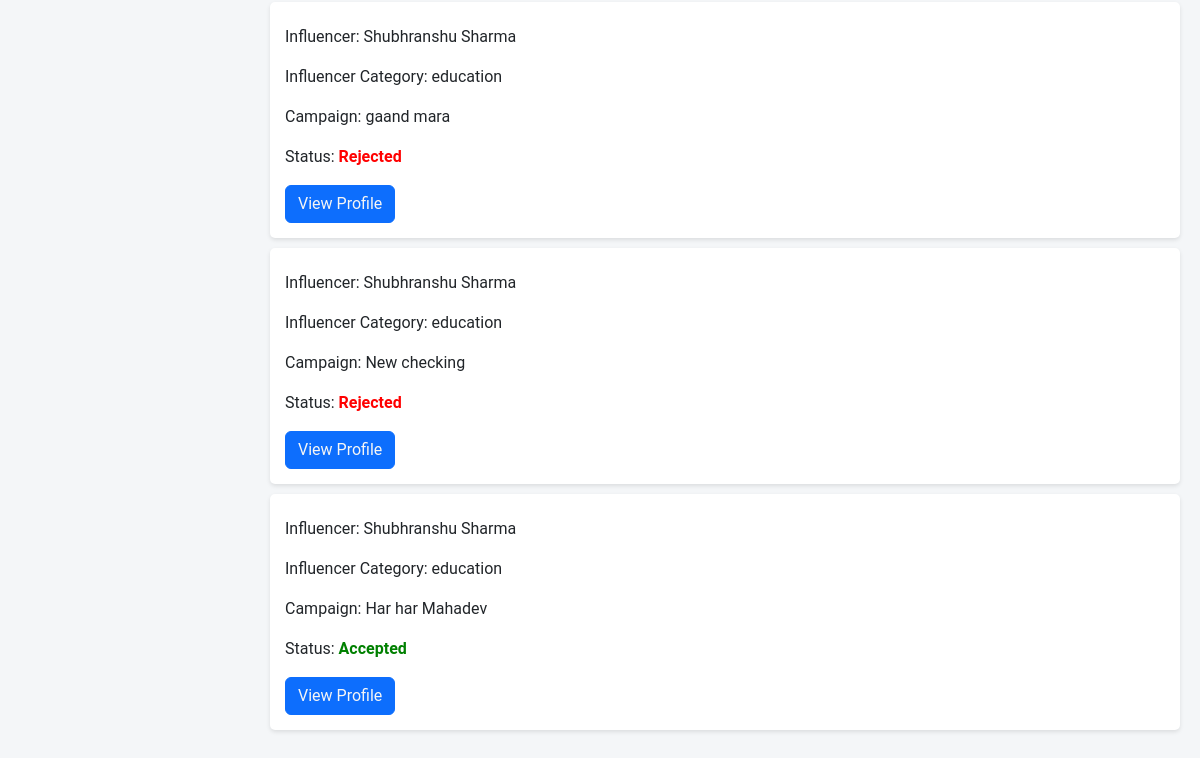
The page /company/actioned (signed in, lower part) on the database as committed earlier.
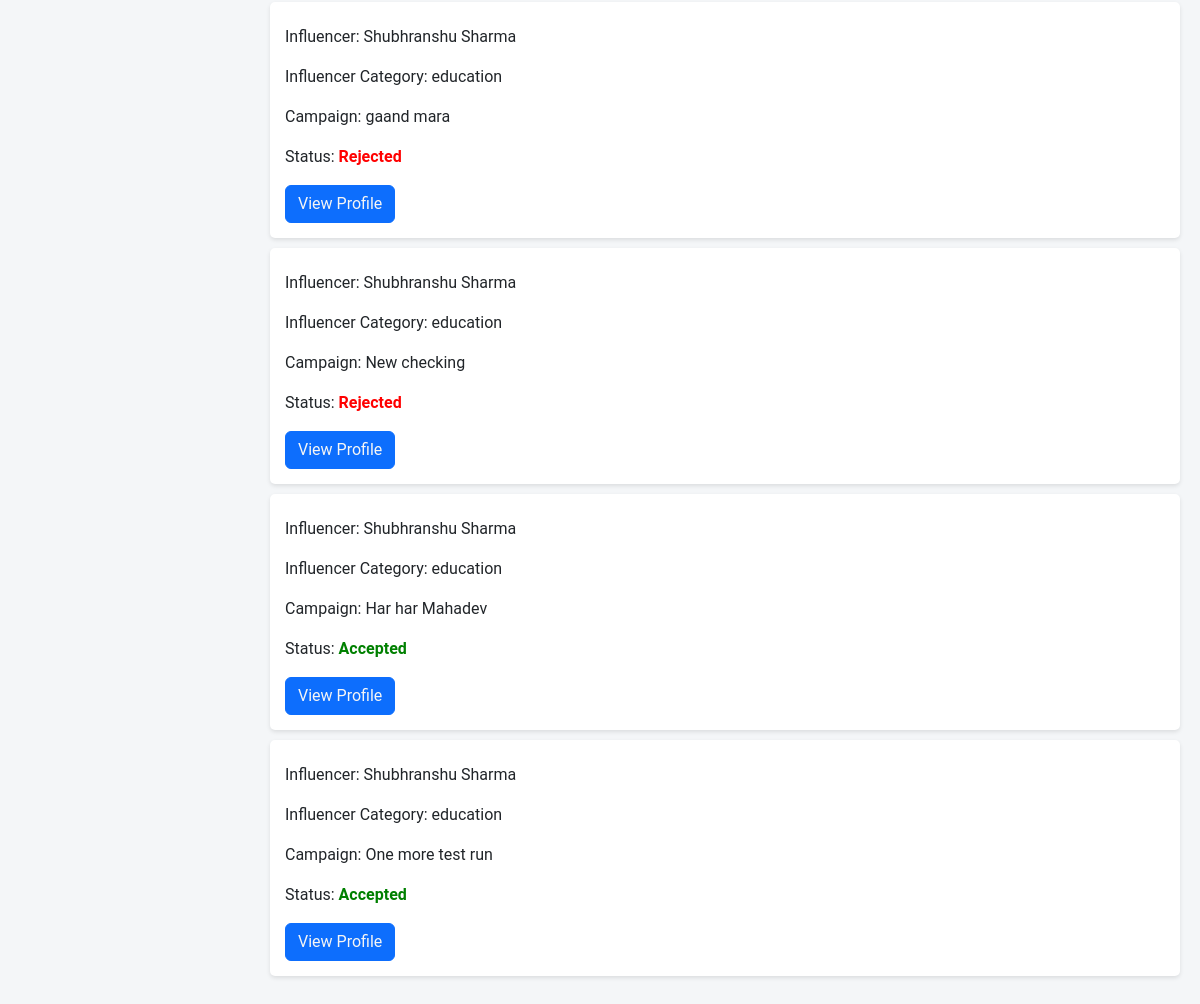
The same page on the database as committed later.
### models.py (models this page shows, shortened)
class InterestedCampaigns(db.Model):
    __tablename__ = 'interested_campaigns'
    id = db.Column(db.Integer, primary_key=True)
    influencer_id = db.Column(
        db.Integer,
        db.ForeignKey('influencers.id', name='fk_influencer_id'),
        nullable=False
    )
    campaign_id = db.Column(
        db.Integer,
        db.ForeignKey('campaign.id', name='fk_campaign_id'),
        nullable=False
    )
    company_id = db.Column(
        db.Integer,
        db.ForeignKey('company.id', name='fk_company_id'),
        nullable=False
    )
    expressed_at = db.Column(db.DateTime, nullable=False, default=datetime.utcnow)
    status = db.Column(db.String(50), nullable=False, default='pending')
    influencer = db.relationship('Influencer', backref=db.backref('interested_campaigns', lazy=True))
    campaign = db.relationship('Campaign', backref=db.backref('interested_influencers', lazy=True))
    company = db.relationship('Company', backref=db.backref('company_interests', lazy=True))

class Influencer(db.Model):
    __tablename__ = 'influencers'
    id = db.Column(db.Integer, primary_key=True)
    name = db.Column(db.String(255), nullable=False)
    username = db.Column(db.String(255), unique=True, nullable=False)
    email = db.Column(db.String(255), unique=True, nullable=False)
    password_hash = db.Column(db.String(255), nullable=False)
    category = db.Column(db.String(255), nullable=False)
    interest = db.Column(db.String(255), nullable=False)
    reach = db.Column(db.Integer, nullable=False)
    social_media_links = db.Column(db.String(255), nullable=False)
    bio = db.Column(db.String(255), nullable=False)
    profile_picture = db.Column(db.String(255), nullable=False)
    campaigns = db.relationship('Campaign', secondary=influencer_campaign_association, back_populates='influencers')

class Campaign(db.Model):
    __tablename__ = 'campaign'
    id = db.Column(db.Integer, primary_key=True)
    title = db.Column(db.String(200), nullable=False)
    description = db.Column(db.Text, nullable=False)
    budget = db.Column(db.Float, nullable=False)
    start_date = db.Column(db.Date, nullable=False)
    end_date = db.Column(db.Date, nullable=False)
    company_id = db.Column(db.Integer, db.ForeignKey('company.id'), nullable=False)
    status = db.Column(db.String(50), nullable=False, default='pending')
    category = db.Column(db.String(255), nullable=False)
    created_at = db.Column(db.DateTime, nullable=False, default=datetime.utcnow)
    visibility = db.Column(db.String(50), nullable=False, default='public')
    influencers = db.relationship('Influencer', secondary=influencer_campaign_association, back_populates='campaigns')

### company_routes.py (the view)
@app.route('/company/actioned')
@company_auth_required
def company_actioned():
    user = Company.query.get(session['company_id'])
    actioned_requests = db.session.query(InterestedCampaigns).join(Campaign).filter(Campaign.company_id == user.id).filter(InterestedCampaigns.status.in_(['accepted', 'rejected'])).all()
    return render_template('company_actioned.html', user=user, actioned_requests=actioned_requests)

### company_routes.py (called while the page is built)
def company_auth_required(func):
    @wraps(func)
    def func3(*args, **kwargs):
        if 'company_id' in session:
            return func(*args, **kwargs)
        else:
            flash("Please login first")
            return redirect(url_for('company_login'))
    return func3

### templates/company_actioned.html (shortened to what this page needs)
{% extends 'layout.html' %}
{% block content %}
    <div class="container-box">
        <div class="main-content">
            {% if actioned_requests %}
                {% for request in actioned_requests %}
                    <div class="request-item">
                        <p>Influencer: {{ request.influencer.name }}</p>
                        <p>Influencer Category: {{request.influencer.category}}</p>
                        <p>Campaign: {{request.campaign.title}}</p>
                        <p>Status:
                            {% if request.status == 'accepted' %}
                                <span class="status-accepted">Accepted</span>
                            {% elif request.status == 'rejected' %}
                                <span class="status-rejected">Rejected</span>
                            {% endif %}
                        </p>
                        <button class="btn btn-primary"><a href="{{request.influencer.social_media_links}}" target="_blank">View Profile</a></button>
                    </div>
                {% endfor %}
            {% else %}
                <p>No actioned requests to display.</p>
            {% endif %}
        </div>
    </div>
{% endblock %}

Rows that differ between the two databases and show on the page:
now on this page (row edited): InterestedCampaigns: influencer.name "Shubhranshu Sharma", influencer.category "education", campaign "One more test run", status "Accepted"
